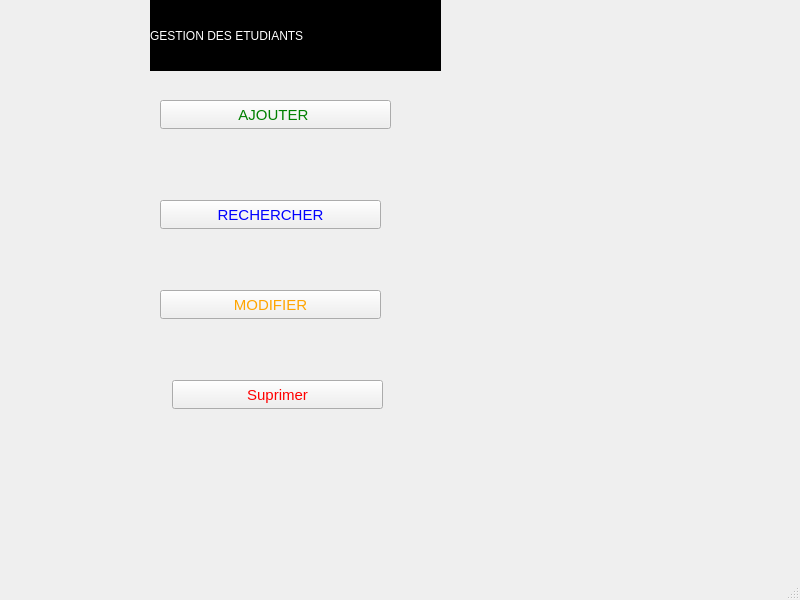
<?xml version="1.0" encoding="UTF-8"?>
<ui version="4.0">
 <class>MainWindow</class>
 <widget class="QMainWindow" name="MainWindow">
  <property name="geometry">
   <rect>
    <x>0</x>
    <y>0</y>
    <width>800</width>
    <height>600</height>
   </rect>
  </property>
  <property name="windowTitle">
   <string>MainWindow</string>
  </property>
  <widget class="QWidget" name="centralwidget">
   <widget class="QLabel" name="label">
    <property name="geometry">
     <rect>
      <x>150</x>
      <y>0</y>
      <width>291</width>
      <height>71</height>
     </rect>
    </property>
    <property name="styleSheet">
     <string notr="true">QLabel{
font-size:30;
background:light-gray;
color:white;
}</string>
    </property>
    <property name="text">
     <string>GESTION DES ETUDIANTS</string>
    </property>
   </widget>
   <widget class="QPushButton" name="pushButton">
    <property name="geometry">
     <rect>
      <x>160</x>
      <y>100</y>
      <width>231</width>
      <height>29</height>
     </rect>
    </property>
    <property name="styleSheet">
     <string notr="true">QPushButton{font-size:15px;
color:green;
}</string>
    </property>
    <property name="text">
     <string>AJOUTER </string>
    </property>
   </widget>
   <widget class="QPushButton" name="pushButton_2">
    <property name="geometry">
     <rect>
      <x>160</x>
      <y>200</y>
      <width>221</width>
      <height>29</height>
     </rect>
    </property>
    <property name="styleSheet">
     <string notr="true">QPushButton{font-size:15px;
color:blue;
}</string>
    </property>
    <property name="text">
     <string>RECHERCHER</string>
    </property>
   </widget>
   <widget class="QPushButton" name="pushButton_3">
    <property name="geometry">
     <rect>
      <x>160</x>
      <y>290</y>
      <width>221</width>
      <height>29</height>
     </rect>
    </property>
    <property name="styleSheet">
     <string notr="true">QPushButton{font-size:15px;
color:orange;
}</string>
    </property>
    <property name="text">
     <string>MODIFIER</string>
    </property>
   </widget>
   <widget class="QPushButton" name="pushButton_4">
    <property name="geometry">
     <rect>
      <x>172</x>
      <y>380</y>
      <width>211</width>
      <height>29</height>
     </rect>
    </property>
    <property name="styleSheet">
     <string notr="true">QPushButton{font-size:15px;
color:Red;
}</string>
    </property>
    <property name="text">
     <string>Suprimer</string>
    </property>
   </widget>
  </widget>
  <widget class="QMenuBar" name="menubar">
   <property name="geometry">
    <rect>
     <x>0</x>
     <y>0</y>
     <width>800</width>
     <height>26</height>
    </rect>
   </property>
  </widget>
  <widget class="QStatusBar" name="statusbar"/>
 </widget>
 <resources/>
 <connections/>
</ui>
